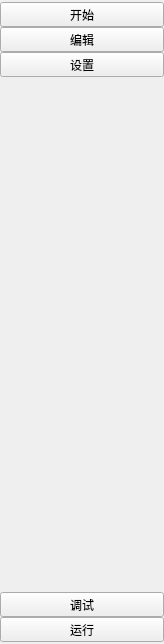
<?xml version="1.0" encoding="UTF-8"?>
<ui version="4.0">
 <class>SideMenuWidget</class>
 <widget class="QWidget" name="SideMenuWidget">
  <property name="geometry">
   <rect>
    <x>0</x>
    <y>0</y>
    <width>164</width>
    <height>644</height>
   </rect>
  </property>
  <property name="sizePolicy">
   <sizepolicy hsizetype="Preferred" vsizetype="Expanding">
    <horstretch>0</horstretch>
    <verstretch>0</verstretch>
   </sizepolicy>
  </property>
  <property name="windowTitle">
   <string>Form</string>
  </property>
  <property name="styleSheet">
   <string notr="true">#SideMenuWidget{
	border: 0px;
	padding: 0px;
	margin: 0px;
}

#SideMenuWidget &gt; #widget_1 {
	border: 2px solid rgb(89, 89, 89);
	
}

#SideMenuWidget &gt; #widget_1 &gt; #widget_3 {
	border: 0px;
	margin: 0px;
	padding: 0px;
}

#SideMenuWidget &gt; #widget_1 &gt; #widget_4 {
	border: 2px solid rgb(255, 85, 0);
	margin: 2px;
	padding: 2px;
}

#SideMenuWidget QToolButton{
	color: rgb(0, 0, 0);
	background-color: #cdd1d3; /* 银鱼白 */
	border: 0px;
	margin-top: 0px;
	margin-bottom: 0px;
	margin-left: 2px;
	margin-right: 2px;
	padding: 0px;
}

#SideMenuWidget QToolButton:hover {
    background-color: #74787a; /* 嫩灰  */
}

#SideMenuWidget QToolButton:pressed {
    background-color: #5e7987;	/* 淡蓝灰  */
}

#SideMenuWidget QToolButton:checked {
    background-color: #cdd1d3; /* 银鱼白 */
    border-left: 5px solid #132c33; /* 深灰蓝 */
}

#SideMenuWidget &gt; #widget_2{
	border:2px solid rgb(89, 89, 89);
	margin: 0px;
}

</string>
  </property>
  <layout class="QVBoxLayout" name="verticalLayout_4">
   <property name="spacing">
    <number>7</number>
   </property>
   <property name="leftMargin">
    <number>0</number>
   </property>
   <property name="topMargin">
    <number>0</number>
   </property>
   <property name="rightMargin">
    <number>0</number>
   </property>
   <property name="bottomMargin">
    <number>0</number>
   </property>
   <item>
    <widget class="QWidget" name="widget_1" native="true">
     <property name="sizePolicy">
      <sizepolicy hsizetype="Preferred" vsizetype="Expanding">
       <horstretch>0</horstretch>
       <verstretch>0</verstretch>
      </sizepolicy>
     </property>
     <layout class="QVBoxLayout" name="verticalLayout_3">
      <property name="spacing">
       <number>0</number>
      </property>
      <property name="leftMargin">
       <number>0</number>
      </property>
      <property name="topMargin">
       <number>2</number>
      </property>
      <property name="rightMargin">
       <number>0</number>
      </property>
      <property name="bottomMargin">
       <number>0</number>
      </property>
      <item>
       <widget class="QWidget" name="widget_3" native="true">
        <property name="sizePolicy">
         <sizepolicy hsizetype="Expanding" vsizetype="Fixed">
          <horstretch>0</horstretch>
          <verstretch>0</verstretch>
         </sizepolicy>
        </property>
        <property name="styleSheet">
         <string notr="true"/>
        </property>
        <layout class="QVBoxLayout" name="verticalLayout">
         <property name="spacing">
          <number>0</number>
         </property>
         <property name="sizeConstraint">
          <enum>QLayout::SetDefaultConstraint</enum>
         </property>
         <property name="leftMargin">
          <number>0</number>
         </property>
         <property name="topMargin">
          <number>0</number>
         </property>
         <property name="rightMargin">
          <number>0</number>
         </property>
         <property name="bottomMargin">
          <number>0</number>
         </property>
         <item>
          <widget class="QToolButton" name="toolButton">
           <property name="sizePolicy">
            <sizepolicy hsizetype="Expanding" vsizetype="Preferred">
             <horstretch>0</horstretch>
             <verstretch>0</verstretch>
            </sizepolicy>
           </property>
           <property name="styleSheet">
            <string notr="true"/>
           </property>
           <property name="text">
            <string>开始</string>
           </property>
           <property name="icon">
            <iconset resource="../../../../../resource.qrc">
             <normaloff>:/icons/resource/icons/play_regular_icon_512px.png</normaloff>:/icons/resource/icons/play_regular_icon_512px.png</iconset>
           </property>
           <property name="iconSize">
            <size>
             <width>50</width>
             <height>50</height>
            </size>
           </property>
           <property name="toolButtonStyle">
            <enum>Qt::ToolButtonTextUnderIcon</enum>
           </property>
          </widget>
         </item>
         <item>
          <widget class="QToolButton" name="toolButton_2">
           <property name="sizePolicy">
            <sizepolicy hsizetype="Expanding" vsizetype="Preferred">
             <horstretch>0</horstretch>
             <verstretch>0</verstretch>
            </sizepolicy>
           </property>
           <property name="text">
            <string>编辑</string>
           </property>
           <property name="icon">
            <iconset resource="../../../../../resource.qrc">
             <normaloff>:/icons/resource/icons/code_icon_512px.png</normaloff>:/icons/resource/icons/code_icon_512px.png</iconset>
           </property>
           <property name="iconSize">
            <size>
             <width>50</width>
             <height>50</height>
            </size>
           </property>
           <property name="toolButtonStyle">
            <enum>Qt::ToolButtonTextUnderIcon</enum>
           </property>
          </widget>
         </item>
         <item>
          <widget class="QToolButton" name="toolButton_4">
           <property name="sizePolicy">
            <sizepolicy hsizetype="Expanding" vsizetype="Preferred">
             <horstretch>0</horstretch>
             <verstretch>0</verstretch>
            </sizepolicy>
           </property>
           <property name="text">
            <string>设置</string>
           </property>
           <property name="icon">
            <iconset resource="../../../../../resource.qrc">
             <normaloff>:/icons/resource/icons/complier_settings_icon_512px.png</normaloff>:/icons/resource/icons/complier_settings_icon_512px.png</iconset>
           </property>
           <property name="iconSize">
            <size>
             <width>50</width>
             <height>50</height>
            </size>
           </property>
           <property name="toolButtonStyle">
            <enum>Qt::ToolButtonTextUnderIcon</enum>
           </property>
          </widget>
         </item>
        </layout>
       </widget>
      </item>
      <item>
       <widget class="QWidget" name="widget_4" native="true">
        <property name="sizePolicy">
         <sizepolicy hsizetype="Expanding" vsizetype="Expanding">
          <horstretch>0</horstretch>
          <verstretch>0</verstretch>
         </sizepolicy>
        </property>
       </widget>
      </item>
     </layout>
    </widget>
   </item>
   <item>
    <widget class="QWidget" name="widget_2" native="true">
     <property name="sizePolicy">
      <sizepolicy hsizetype="Preferred" vsizetype="Fixed">
       <horstretch>0</horstretch>
       <verstretch>0</verstretch>
      </sizepolicy>
     </property>
     <layout class="QVBoxLayout" name="verticalLayout_2">
      <property name="spacing">
       <number>0</number>
      </property>
      <property name="leftMargin">
       <number>0</number>
      </property>
      <property name="topMargin">
       <number>2</number>
      </property>
      <property name="rightMargin">
       <number>0</number>
      </property>
      <property name="bottomMargin">
       <number>2</number>
      </property>
      <item>
       <widget class="QToolButton" name="toolButton_6">
        <property name="sizePolicy">
         <sizepolicy hsizetype="Expanding" vsizetype="Preferred">
          <horstretch>0</horstretch>
          <verstretch>0</verstretch>
         </sizepolicy>
        </property>
        <property name="styleSheet">
         <string notr="true"/>
        </property>
        <property name="text">
         <string>调试</string>
        </property>
        <property name="icon">
         <iconset resource="../../../../../resource.qrc">
          <normaloff>:/icons/resource/icons/play_regular_icon_512px.png</normaloff>:/icons/resource/icons/play_regular_icon_512px.png</iconset>
        </property>
        <property name="iconSize">
         <size>
          <width>50</width>
          <height>50</height>
         </size>
        </property>
        <property name="toolButtonStyle">
         <enum>Qt::ToolButtonTextUnderIcon</enum>
        </property>
       </widget>
      </item>
      <item>
       <widget class="QToolButton" name="toolButton_5">
        <property name="sizePolicy">
         <sizepolicy hsizetype="Expanding" vsizetype="Preferred">
          <horstretch>0</horstretch>
          <verstretch>0</verstretch>
         </sizepolicy>
        </property>
        <property name="styleSheet">
         <string notr="true"/>
        </property>
        <property name="text">
         <string>运行</string>
        </property>
        <property name="icon">
         <iconset resource="../../../../../resource.qrc">
          <normaloff>:/icons/resource/icons/play_regular_icon_512px.png</normaloff>:/icons/resource/icons/play_regular_icon_512px.png</iconset>
        </property>
        <property name="iconSize">
         <size>
          <width>50</width>
          <height>50</height>
         </size>
        </property>
        <property name="toolButtonStyle">
         <enum>Qt::ToolButtonTextUnderIcon</enum>
        </property>
       </widget>
      </item>
     </layout>
    </widget>
   </item>
  </layout>
 </widget>
 <resources>
  <include location="../../../../../resource.qrc"/>
 </resources>
 <connections/>
</ui>
